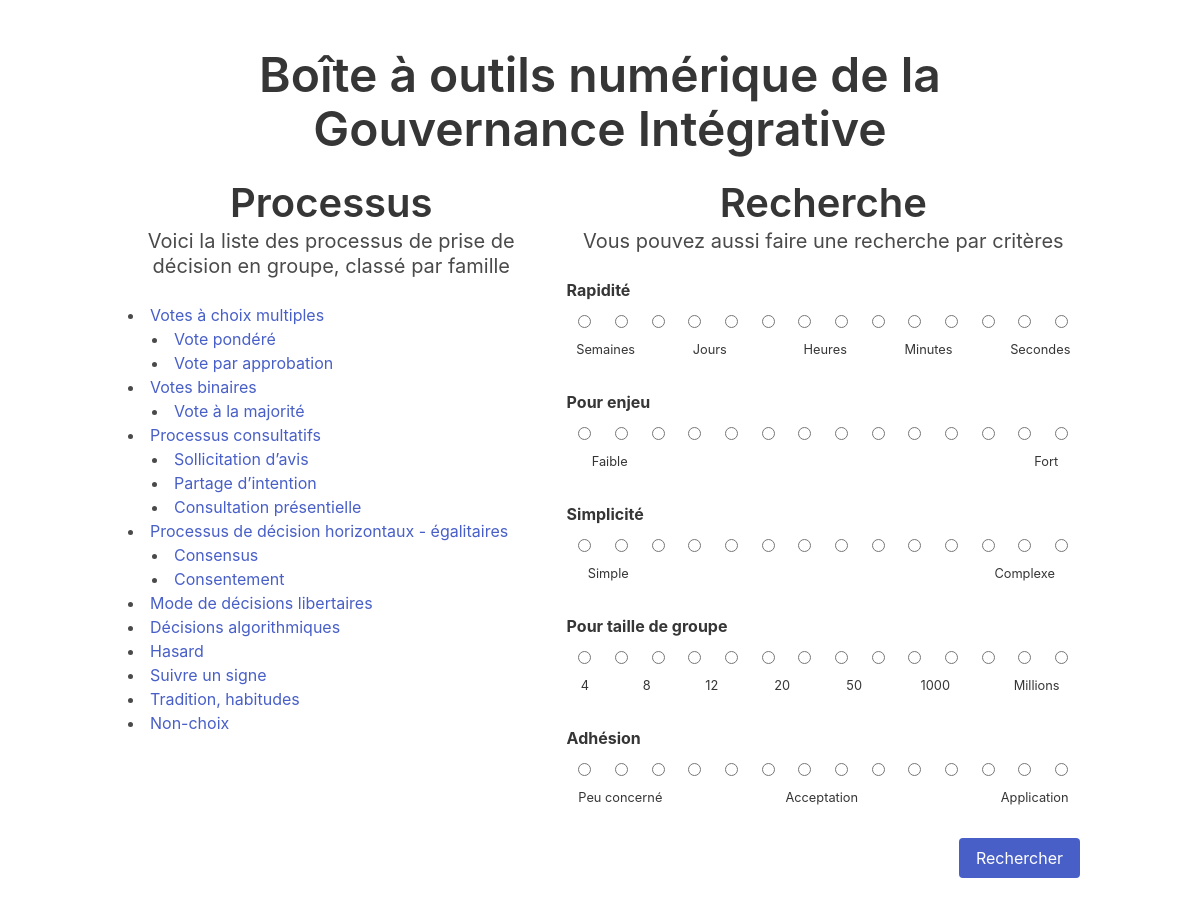
The page /index.html on the database its author committed.
### tables this page shows
CREATE TABLE processus (
    id INTEGER PRIMARY KEY AUTOINCREMENT,
    titre TEXT NOT NULL,
    description TEXT NOT NULL,
    -- textes :
    -- ce sont des textes contenant du HTML
    -- au format <ul><li>...</li></ul>
    -- car ce sont de simples listes
    avantages TEXT,
    adapte TEXT,
    risques TEXT,
    inconvenients TEXT,
    deconseille TEXT,
    points_cles TEXT,
    -- critères :
    -- ils sont au format de 14 caractères
    -- chaque caractère représente une case
    -- 0 = blanc
    -- 1 = vert pale
    -- 2 = vert foncé
    rapidite TEXT NOT NULL,
    enjeu TEXT NOT NULL,
    simplicite TEXT NOT NULL,
    taille_groupe TEXT NOT NULL,
    adhesion TEXT NOT NULL
);

### app.py (the view)
@app.route("/")
@app.route("/index/")
@app.route("/index.html")
def index():
    processus_par_famille = retourne_les_processus_par_famille()
    return render_template(
        "index.html",
        processus_par_famille=processus_par_famille,
    )

### app.py (called while the page is built)
def get_db_connection():
    conn = sqlite3.connect(DATABASE_PATH)
    conn.row_factory = sqlite3.Row
    return conn

def retourne_toutes_les_familles() -> list:
    conn = get_db_connection()
    req_select = """SELECT *
    FROM processus
    WHERE id % 100 = 0"""
    result = conn.execute(req_select).fetchall()
    conn.close()
    return result

def retourne_tous_les_processus_dune_famille(id_famille) -> list:
    conn = get_db_connection()
    req_select = """SELECT *
    FROM processus
    WHERE id > ?
    AND id < ?"""
    parameters = [id_famille, id_famille + 100]
    result = conn.execute(req_select, parameters).fetchall()
    conn.close()
    return result

def retourne_les_processus_par_famille() -> dict:
    retour = {}
    for famille in retourne_toutes_les_familles():
        retour[famille] = retourne_tous_les_processus_dune_famille(famille["id"])
    return retour

### templates/index.html (shortened to what this page needs)
{% extends 'layout.html' %}
{% block body %}
<section class="section">
  <div class="container">
    <h1 class="title is-1 text-center" id="titre">
        Boîte à outils numérique de la Gouvernance Intégrative
    </h1>
    <div class="columns">
      <div class="column">
        {% include 'liste_processus.j2' %}
      </div>
      <div class="column">
        {% include 'form_recherche.j2' %}
      </div>
    </div>
  </div>
{% endblock %}

### templates/liste_processus.j2
<h2 class="title is-2 text-center" id="titre">
    Processus
</h2>
<p class="subtitle text-center">
    Voici la liste des processus de prise de décision en groupe, classé par famille
</p>
<ul id="liste-familles">
    {% for famille in processus_par_famille.keys() %}
    <li>
        <a href="processus/{{ famille['id'] }}">{{ famille["titre"]}}</a>
        <ul>
            {% for processus in processus_par_famille[famille] %}
                <li><a href="processus/{{ processus['id'] }}">{{ processus["titre"]}}</a></li>
            {% endfor %}
        </ul>
    </li>
    {% endfor %}
</ul>

### templates/layout.html (style rules this page uses)
.text-center { text-align: center; }
ul { list-style: inside; padding-left: 0.5rem; }
ul#liste-familles li ul li { margin-left: 1rem; }

### rows shown on the page
processus: titre "Votes à choix multiples"
processus: titre "Vote pondéré"
processus: titre "Vote par approbation"
processus: titre "Votes binaires"
processus: titre "Vote à la majorité"
processus: titre "Processus consultatifs"
processus: titre "Sollicitation d’avis"
processus: titre "Partage d’intention"
processus: titre "Consultation présentielle"
processus: titre "Processus de décision horizontaux - égalitaires"
processus: titre "Consensus"
processus: titre "Consentement"
processus: titre "Mode de décisions libertaires"
processus: titre "Décisions algorithmiques"
processus: titre "Hasard"
processus: titre "Suivre un signe"
processus: titre "Tradition, habitudes"
processus: titre "Non-choix"
